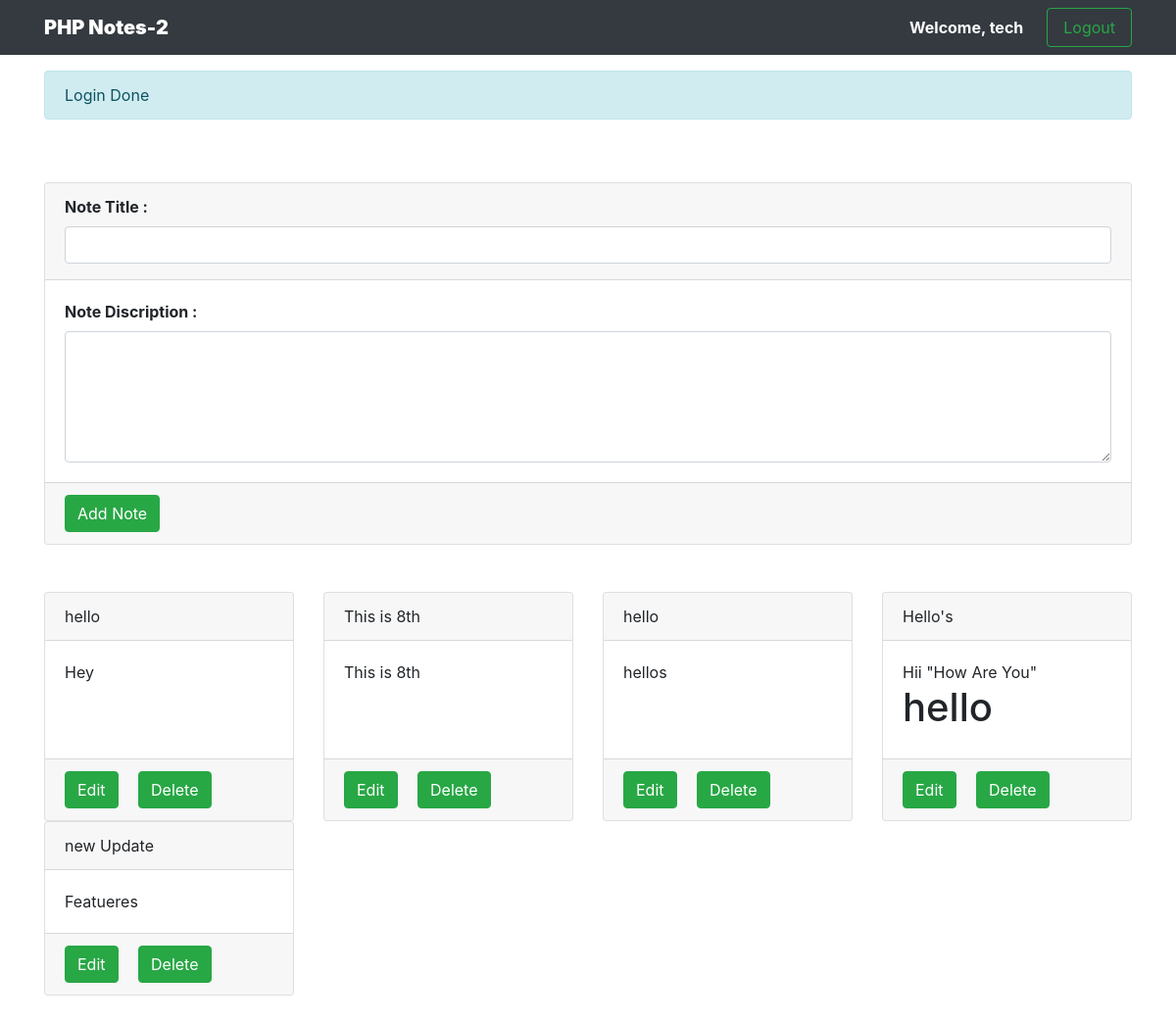
/Lavel_2/index.php (signed in), run on the app's committed database.
### tables this page shows
CREATE TABLE `note` (
  `note_id` int(11) NOT NULL,
  `note_user` int(11) NOT NULL,
  `note_title` varchar(100) NOT NULL,
  `note_dis` varchar(500) NOT NULL,
  `note_users` varchar(1000) NOT NULL DEFAULT '[]'
);

### Lavel_2/index.php (the view, shortened to what this page needs)
<?php
$con = mysqli_connect("localhost", "techtok7", "", "demo") or die("Can't Connect");
?>
<!DOCTYPE html>
<html lang="en">
<head>
	<link rel="stylesheet" href="https://cdnjs.cloudflare.com/ajax/libs/twitter-bootstrap/4.4.1/css/bootstrap.min.css">
	<link rel="stylesheet" href="https://use.fontawesome.com/releases/v5.7.0/css/all.css">
	<link rel="stylesheet" href="https://cdnjs.cloudflare.com/ajax/libs/jquery-confirm/3.3.2/jquery-confirm.min.css">
</head>
<body>
	<nav class="navbar navbar-expand-lg navbar-dark bg-dark font-weight-bold">
		<div class="container">
			<div class="collapse navbar-collapse" id="navbarTogglerDemo01">
				<a class="navbar-brand" href="#"><b>PHP Notes-2</b></a>
				<ul class="navbar-nav ml-auto mt-2 mt-lg-0">
					<?php
					if (isset($_SESSION["user_id"])) {
					?>
						<li class="nav-item active">
							<a class="nav-link" href="index.php">Welcome, <?php echo $_SESSION["user_name"]; ?></a>
						</li>
						<button class="btn btn-outline-success ml-3 pr-3 pl-3" type="submit" onclick="location.href='index.php?logout'">Logout</button>
					<?php
					}
					?>
				</ul>
			</div>
		</div>
	</nav>
	<main class="">
		<div class="container mb-5">
			<?php
			if (isset($_SESSION["msg"]) && count($_POST) == 0) {
			?>
				<div class="row mt-3">
					<div class="col-12">
						<div class="alert alert-info" role="alert">
							<?php echo $_SESSION["msg"]; ?>
						</div>
					</div>
				</div>
			<?php
			}
			?>
			<div class="row">
				<?php
				if (isset($_SESSION["user_id"])) {
					if (isset($_GET["edit"]) && isset($note)) {
				?>
						<div class="col-12 mt-5">
							<form method="post">
								<input type="hidden" name="note_id" value="<?php echo $note["note_id"]; ?>">
								<div class="card">
									<div class="card-header">
										<div class="form-group mb-1">
											<label><b>Note Title :</b></label>
											<input type="text" name="title" class="form-control" value="<?php echo $note["note_title"]; ?>">
										</div>
									</div>
									<div class="card-body">
										<div class="form-group mb-0">
											<label><b>Note Discription :</b></label>
											<textarea name="dis" class="form-control" rows="5"><?php echo $note["note_dis"]; ?></textarea>
										</div>
									</div>
									<div class="card-footer">
										<input type="submit" class="btn btn-success" name="update" value="Update Note">
									</div>
								</div>
							</form>
						</div>
					<?php
					} else {
					?>
						<div class="col-12 mt-5">
							<form method="post">
								<div class="card">
									<div class="card-header">
										<div class="form-group mb-1">
											<label><b>Note Title :</b></label>
											<input type="text" name="title" class="form-control">
										</div>
									</div>
									<div class="card-body">
										<div class="form-group mb-0">
											<label><b>Note Discription :</b></label>
											<textarea name="dis" class="form-control" rows="5"></textarea>
										</div>
									</div>
									<div class="card-footer">
										<input type="submit" class="btn btn-success" name="add" value="Add Note">
									</div>
								</div>
							</form>
						</div>
						<div class="col-12 mt-5">
							<div class="row">
								<?php
								$user_id = $_SESSION["user_id"];
								$qry = "SELECT * FROM `note` WHERE `note_user` = '$user_id'";
								$result = mysqli_query($con, $qry);
								while ($note = mysqli_fetch_assoc($result)) {
								?>
									<div class="col-3 ">
										<div class="card h-100">
											<div class="card-header">
												<?php echo $note["note_title"]; ?>
											</div>
											<div class="card-body">
												<?php echo $note["note_dis"]; ?>
											</div>
											<div class="card-footer">
												<a href="index.php?edit=<?php echo $note["note_id"]; ?>"><button class="btn btn-success">Edit</button></a>
												<a href="index.php?delete=<?php echo $note["note_id"]; ?>"><button class="btn btn-success ml-3">Delete</button></a>
											</div>
										</div>
									</div>
								<?php
								}
								?>
							</div>
						</div>
					<?php
					}
				}
				?>
			</div>
		</div>
	</main>
</body>
</html>

### data on the page
note: note_title "hello", note_dis "Hey"
note: note_title "This is 8th", note_dis "This is 8th"
note: note_title "hello", note_dis "hellos"
note: note_title "Hello's", note_dis "Hii \"How Are You\" hello"
note: note_title "new Update", note_dis "Featueres"

### other printed values
$_SESSION["user_name"] "tech"
$_SESSION["msg"] "Login Done"
